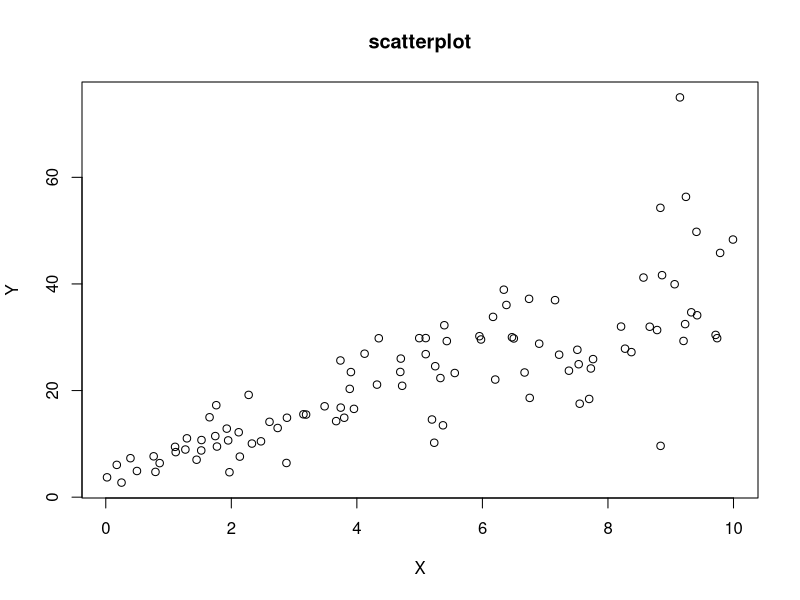
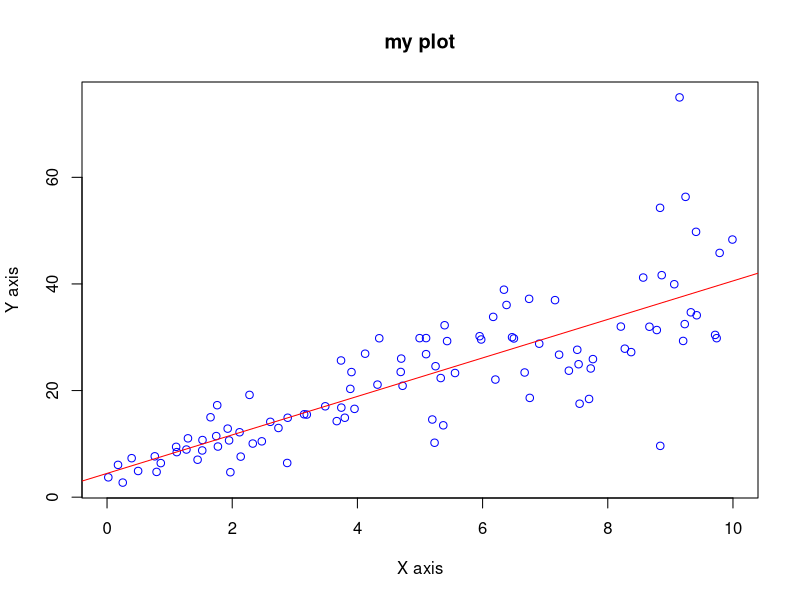
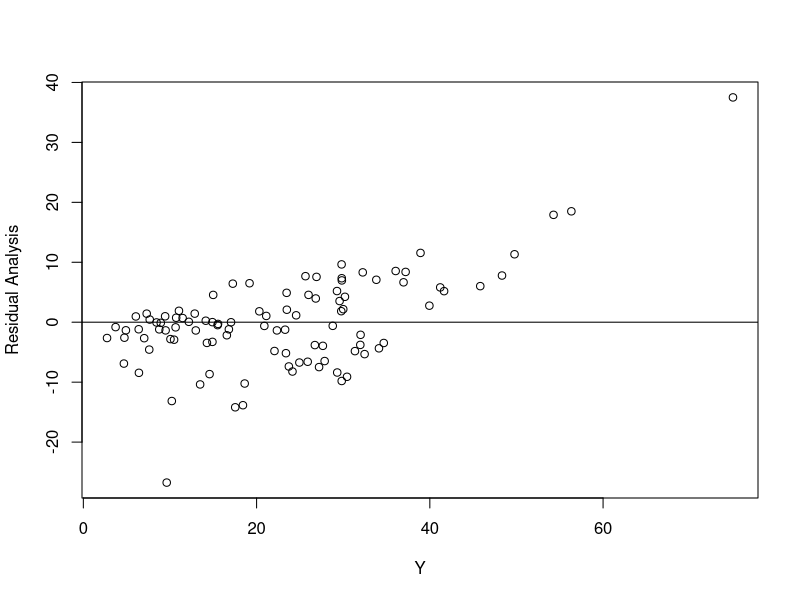
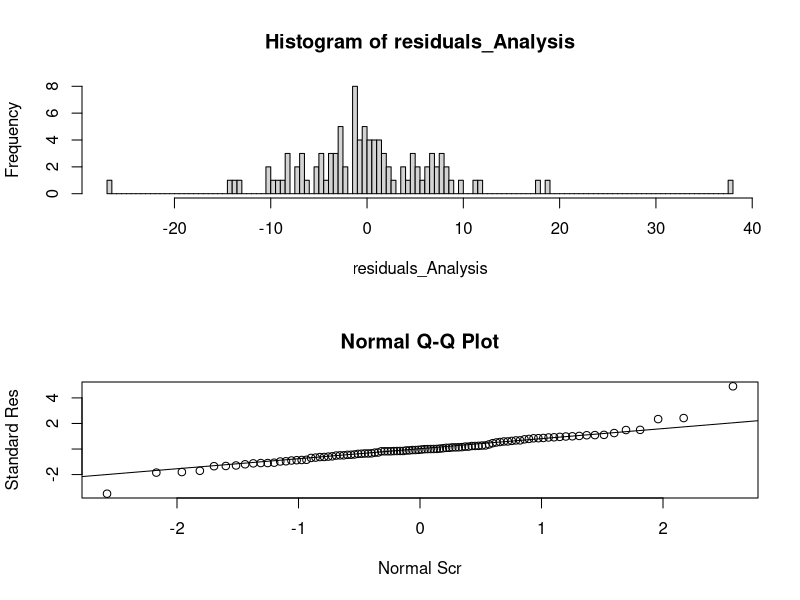

Generate these figures, in order, with R:
## ---- chunk 1
knitr::opts_chunk$set(echo = TRUE)
## ---- chunk 2
set.seed(2017)
X=runif(100)*10
Y=X*4+3.45
Y=rnorm(100)*0.29*Y+Y

## ---- chunk 3
 # scatterplot
plot(X,Y, main="scatterplot")
## ---- chunk 4
## lm() is the function to create linear model of Y from X
plot(X,Y,xlim=c(0, 10),xlab="X axis", ylab="Y axis", main="my plot", col="blue")
abline(lsfit(X, Y),col = "red") 
Model=lm(Y ~X) 
summary(Model)

## ---- chunk 5
Coefficient_Determination <- cor(X,Y)^2
Coefficient_Determination
r <- (cor(X,Y)^2)/2
r
## ---- chunk 6
residuals_Analysis = resid(Model)
plot(Y, residuals_Analysis, ylab="Residual Analysis", xlab="Y")
abline(0,0)
standarddres =rstandard(Model)
par(mfrow = c(2,1))
hist(residuals_Analysis, n= 100)
qqnorm(standarddres, ylab="Standard Res", xlab="Normal Scr")

qqline(standarddres)
## ---- chunk 7
# James' opinion about the HorsePower (hp) of cars
model <- lm(hp ~ wt,  data = mtcars)
summary(model)

# Chris' opinion about the Horse Power (hp) of cars
model <- lm(hp ~ mpg,  data = mtcars)
summary(model)



## ---- chunk 8
model <- lm(hp ~ cyl + mpg,  data = mtcars)
summary(model)
## ---- chunk 9
predict(model, data.frame(cyl=4, mpg=22))
## ---- chunk 10
model <- lm(hp ~ cyl + mpg,  data = mtcars)
summary(model)
## ---- chunk 11
predict(model, data.frame(cyl=4, mpg=22),interval = "prediction",level=.85)
## ---- chunk 12
library('mlbench')
data(BostonHousing)

model <- lm(medv~crim+zn+ptratio+chas, data=BostonHousing)
summary(model)
## ---- chunk 13
summary(model)
## ---- chunk 14
a <- 1494 *3
a
## ---- chunk 15
summary(model)
## ---- chunk 16
print(anova(model))

